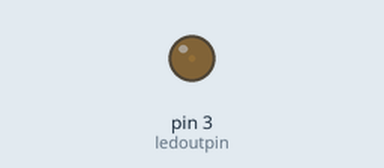
A sketch run on a simulated Arduino Uno, built with avr-gcc and run on an emulated ATmega328P. Shown: output pins drawn as LEDs (lit = HIGH).

Above: at 0.05 s.
At 4.05 s:
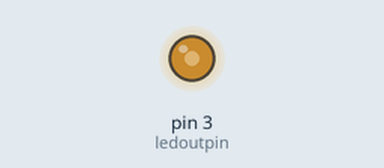
At 8.15 s:
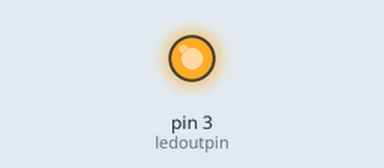
At 16.35 s:
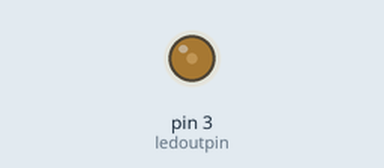
Timing chart, 0 to 27.7 s (numbered marks = the images above):
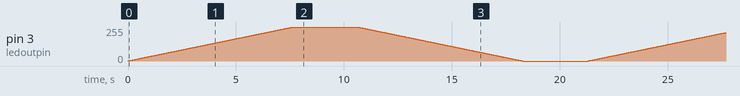

The sketch:

LED_Fade.ino
```cpp
int ledoutpin = 3;

void setup()
{
  pinMode(ledoutpin, OUTPUT);
}


void loop()
{
  ledfadeon();
  delay(3000);
  ledfadeoff();
  delay(3000);
}

int ledfadeon()
{
  //set initial defaults
  int brightness = 0;
  int fadeamount = 1;
  while (brightness != 255)
  {
    brightness = brightness + fadeamount;
    analogWrite(ledoutpin, brightness);
    delay(30);
  }
}


int ledfadeoff()
{
  //set initial defaults
  int brightness = 255;
  int fadeamount = 1;
  while (brightness != 0)
  {
    brightness = brightness - fadeamount;
    analogWrite(ledoutpin, brightness);
    delay(30);
  }
}
```
